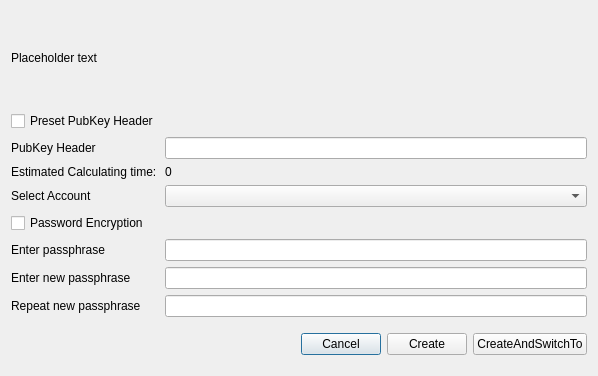
<?xml version="1.0" encoding="UTF-8"?>
<ui version="4.0">
 <class>AccountDialog</class>
 <widget class="QDialog" name="AccountDialog">
  <property name="geometry">
   <rect>
    <x>0</x>
    <y>0</y>
    <width>598</width>
    <height>376</height>
   </rect>
  </property>
  <property name="sizePolicy">
   <sizepolicy hsizetype="Preferred" vsizetype="Minimum">
    <horstretch>0</horstretch>
    <verstretch>0</verstretch>
   </sizepolicy>
  </property>
  <property name="minimumSize">
   <size>
    <width>550</width>
    <height>0</height>
   </size>
  </property>
  <property name="windowTitle">
   <string>Passphrase Dialog</string>
  </property>
  <layout class="QVBoxLayout" name="verticalLayout">
   <property name="sizeConstraint">
    <enum>QLayout::SetMinimumSize</enum>
   </property>
   <item>
    <widget class="QLabel" name="warningLabel">
     <property name="sizePolicy">
      <sizepolicy hsizetype="Preferred" vsizetype="Preferred">
       <horstretch>0</horstretch>
       <verstretch>0</verstretch>
      </sizepolicy>
     </property>
     <property name="text">
      <string notr="true">Placeholder text</string>
     </property>
     <property name="textFormat">
      <enum>Qt::RichText</enum>
     </property>
     <property name="wordWrap">
      <bool>true</bool>
     </property>
    </widget>
   </item>
   <item>
    <layout class="QFormLayout" name="formLayout">
     <property name="sizeConstraint">
      <enum>QLayout::SetMinimumSize</enum>
     </property>
     <property name="fieldGrowthPolicy">
      <enum>QFormLayout::AllNonFixedFieldsGrow</enum>
     </property>
     <item row="0" column="0">
      <widget class="QCheckBox" name="checkBoxHeader">
       <property name="text">
        <string>Preset PubKey Header</string>
       </property>
      </widget>
     </item>
     <item row="1" column="0">
      <widget class="QLabel" name="headerLabel">
       <property name="text">
        <string>PubKey Header</string>
       </property>
      </widget>
     </item>
     <item row="1" column="1">
      <widget class="QLineEdit" name="headerEdit"/>
     </item>
     <item row="2" column="0">
      <widget class="QLabel" name="timeLabel">
       <property name="text">
        <string>Estimated Calculating time:</string>
       </property>
      </widget>
     </item>
     <item row="2" column="1">
      <widget class="QLabel" name="timeDisplay">
       <property name="text">
        <string>0</string>
       </property>
      </widget>
     </item>
     <item row="3" column="0">
      <widget class="QLabel" name="selectLabel">
       <property name="text">
        <string>Select Account</string>
       </property>
      </widget>
     </item>
     <item row="4" column="0">
      <widget class="QCheckBox" name="checkBoxEncrypt">
       <property name="text">
        <string>Password Encryption</string>
       </property>
      </widget>
     </item>
     <item row="5" column="0">
      <widget class="QLabel" name="passLabel1">
       <property name="text">
        <string>Enter passphrase</string>
       </property>
      </widget>
     </item>
     <item row="5" column="1">
      <widget class="QLineEdit" name="passEdit1">
       <property name="echoMode">
        <enum>QLineEdit::Password</enum>
       </property>
      </widget>
     </item>
     <item row="6" column="0">
      <widget class="QLabel" name="passLabel2">
       <property name="text">
        <string>Enter new passphrase</string>
       </property>
      </widget>
     </item>
     <item row="6" column="1">
      <widget class="QLineEdit" name="passEdit2">
       <property name="echoMode">
        <enum>QLineEdit::Password</enum>
       </property>
      </widget>
     </item>
     <item row="7" column="0">
      <widget class="QLabel" name="passLabel3">
       <property name="text">
        <string>Repeat new passphrase</string>
       </property>
      </widget>
     </item>
     <item row="7" column="1">
      <widget class="QLineEdit" name="passEdit3">
       <property name="echoMode">
        <enum>QLineEdit::Password</enum>
       </property>
      </widget>
     </item>
     <item row="3" column="1">
      <widget class="QComboBox" name="selectList">
       <property name="contextMenuPolicy">
        <enum>Qt::DefaultContextMenu</enum>
       </property>
       <property name="locale">
        <locale language="English" country="UnitedStates"/>
       </property>
       <property name="frame">
        <bool>true</bool>
       </property>
      </widget>
     </item>
    </layout>
   </item>
   <item>
    <layout class="QHBoxLayout" name="horizontalLayout">
     <property name="sizeConstraint">
      <enum>QLayout::SetMinimumSize</enum>
     </property>
     <property name="leftMargin">
      <number>10</number>
     </property>
     <property name="topMargin">
      <number>10</number>
     </property>
     <property name="bottomMargin">
      <number>10</number>
     </property>
     <item>
      <spacer name="horizontalSpacer">
       <property name="orientation">
        <enum>Qt::Horizontal</enum>
       </property>
       <property name="sizeHint" stdset="0">
        <size>
         <width>40</width>
         <height>20</height>
        </size>
       </property>
      </spacer>
     </item>
     <item>
      <widget class="QPushButton" name="Button1">
       <property name="sizePolicy">
        <sizepolicy hsizetype="Fixed" vsizetype="Fixed">
         <horstretch>0</horstretch>
         <verstretch>0</verstretch>
        </sizepolicy>
       </property>
       <property name="text">
        <string>Cancel</string>
       </property>
      </widget>
     </item>
     <item>
      <widget class="QPushButton" name="Button2">
       <property name="sizePolicy">
        <sizepolicy hsizetype="Fixed" vsizetype="Fixed">
         <horstretch>0</horstretch>
         <verstretch>0</verstretch>
        </sizepolicy>
       </property>
       <property name="text">
        <string>Create</string>
       </property>
      </widget>
     </item>
     <item>
      <widget class="QPushButton" name="Button3">
       <property name="sizePolicy">
        <sizepolicy hsizetype="Fixed" vsizetype="Fixed">
         <horstretch>0</horstretch>
         <verstretch>0</verstretch>
        </sizepolicy>
       </property>
       <property name="autoFillBackground">
        <bool>false</bool>
       </property>
       <property name="text">
        <string>CreateAndSwitchTo</string>
       </property>
       <property name="checkable">
        <bool>false</bool>
       </property>
       <property name="checked">
        <bool>false</bool>
       </property>
       <property name="default">
        <bool>false</bool>
       </property>
       <property name="flat">
        <bool>false</bool>
       </property>
      </widget>
     </item>
    </layout>
   </item>
  </layout>
 </widget>
 <resources/>
 <connections/>
</ui>
